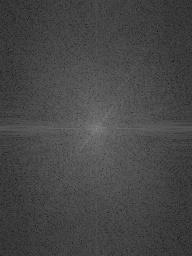
#> input picture kspace_output/P10-0001.jpg_kspace_1030-212605.jpg, 192 x 256 px
$ jupyter execute ICAonKspace.ipynb   (older library calls are emulated)
#> lines starting #> are read from the running program, lines starting #| are printed output that depends on the picture
[cell 1]
from sklearn.decomposition import FastICA
from matplotlib import pyplot as plt
import numpy as np
import glob
import cv2

[cell 2]
#files = glob.glob('*.jpg')
#image_array_list = []
#for file in files:
image_name = 'P10-0001.jpg_kspace_1030-212605.jpg'
#Desktop\Medical_Imaging\GitHub\MedicalImaging\kspace_output\
img = cv2.imread(image_name, 0)
#> img is the input picture: shape (256, 192); min 19, max 147, mean 70.1
#image_array_list.append(np.array(img))
ica = FastICA(n_components = 65, max_iter=100000, tol=0.01)
ica.fit(img)
image_ica = ica.fit_transform(img)
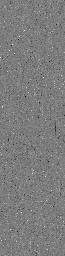
#> image_ica: shape (256, 65) float64; min -9.07, max 9.46, mean 3.11e-18; drawn with min black and max white
image_restored = ica.inverse_transform(image_ica)

[cell 3]
inverse = np.fft.ifft2(image_restored)
imagefcs = np.zeros((inverse.shape[0], inverse.shape[1]), np.float)
for i in range(inverse.shape[0]):
    for j in range(inverse.shape[1]):
        imagefcs[i, j] = np.log(np.abs(inverse[i, j])*10)
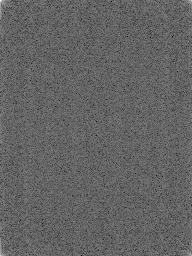
#> imagefcs: shape (256, 192) float64; min -7.16, max 6.55, mean -1.8; drawn with min black and max white

[cell 4]
plt.subplot(121),plt.imshow(img, cmap = 'gray')
plt.title('Original Image'), plt.xticks([]), plt.yticks([])
#plt.subplot(121),plt.imshow(image_restored, cmap = 'gray')
#plt.title('Restored Image'), plt.xticks([]), plt.yticks([])
plt.subplot(122),plt.imshow(imagefcs, cmap = 'gray')
plt.title('Restored MRI Image'), plt.xticks([]), plt.yticks([])
plt.show()
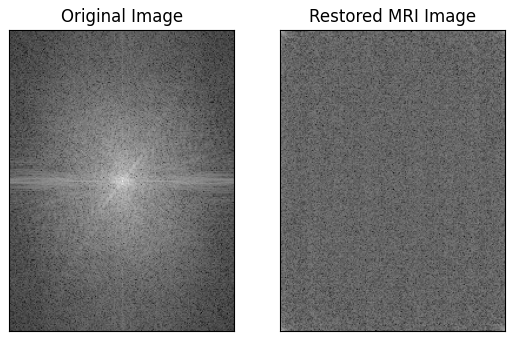
#> figure drawn by matplotlib, 2 panels
